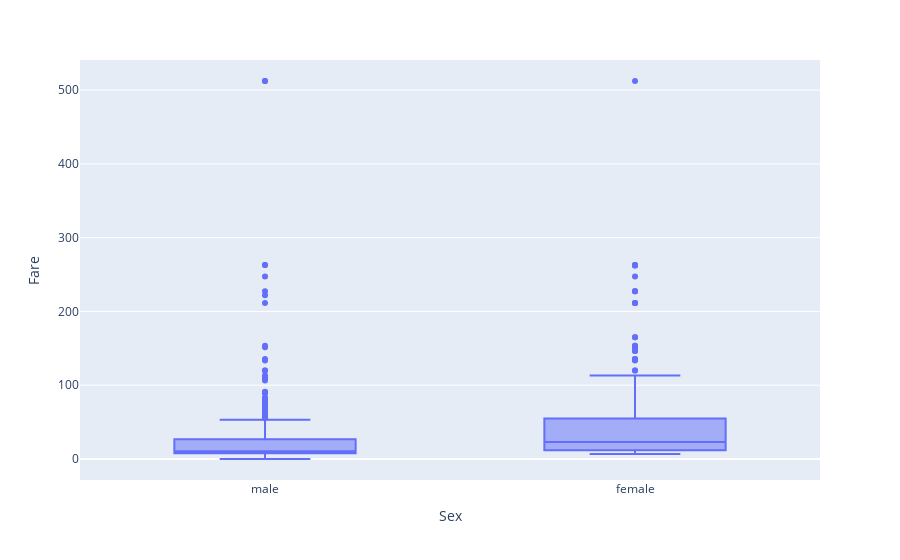

The notebook cell saved with this chart:
### Code cell
#Create a boxplot to find the max, min, median, and quartiles of fare by gender
boxplot = px.box(data, x="Sex", y="Fare")
boxplot.show()

### Figure 1 — Plotly figure (JSON) as saved in the notebook; plotly's stock layout.template omitted (floating-point values rounded to 4 significant figures; data arrays with more than 128 entries replaced by an {"elided": "..."} marker saying what was removed)
{"data": [{"alignmentgroup": "True", "hovertemplate": "Sex=%{x}<br>Fare=%{y}<extra></extra>", "legendgroup": "", "marker": {"color": "#636efa"}, "name": "", "notched": false, "offsetgroup": "", "orientation": "v", "showlegend": false, "type": "box", "x": {"elided": "891 str values"}, "x0": " ", "xaxis": "x", "y": {"elided": "891 float values"}, "y0": " ", "yaxis": "y"}], "layout": {"boxmode": "group", "legend": {"tracegroupgap": 0}, "margin": {"t": 60}, "xaxis": {"anchor": "y", "domain": [0, 1], "title": {"text": "Sex"}}, "yaxis": {"anchor": "x", "domain": [0, 1], "title": {"text": "Fare"}}}}
